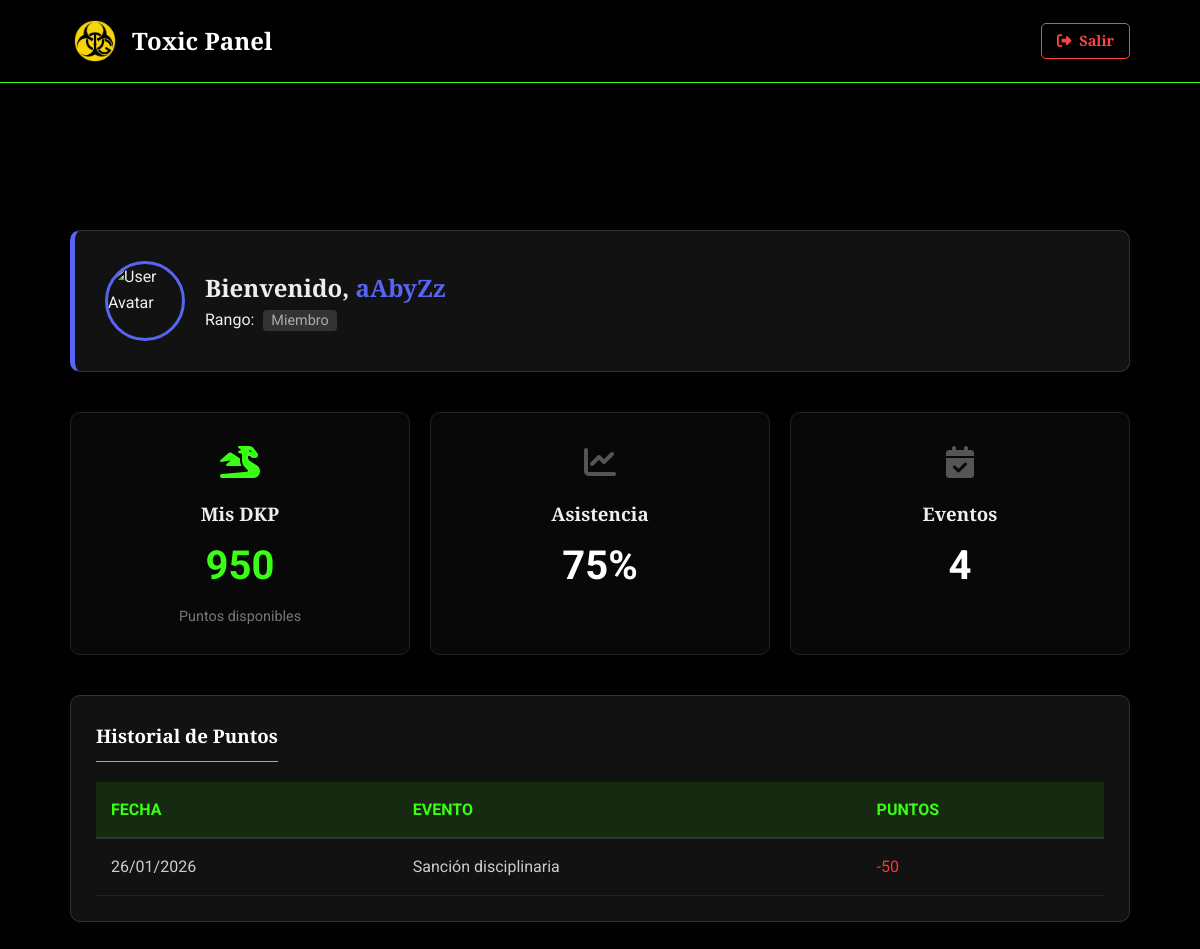
Before: /panel/ (signed in) with the older database file.
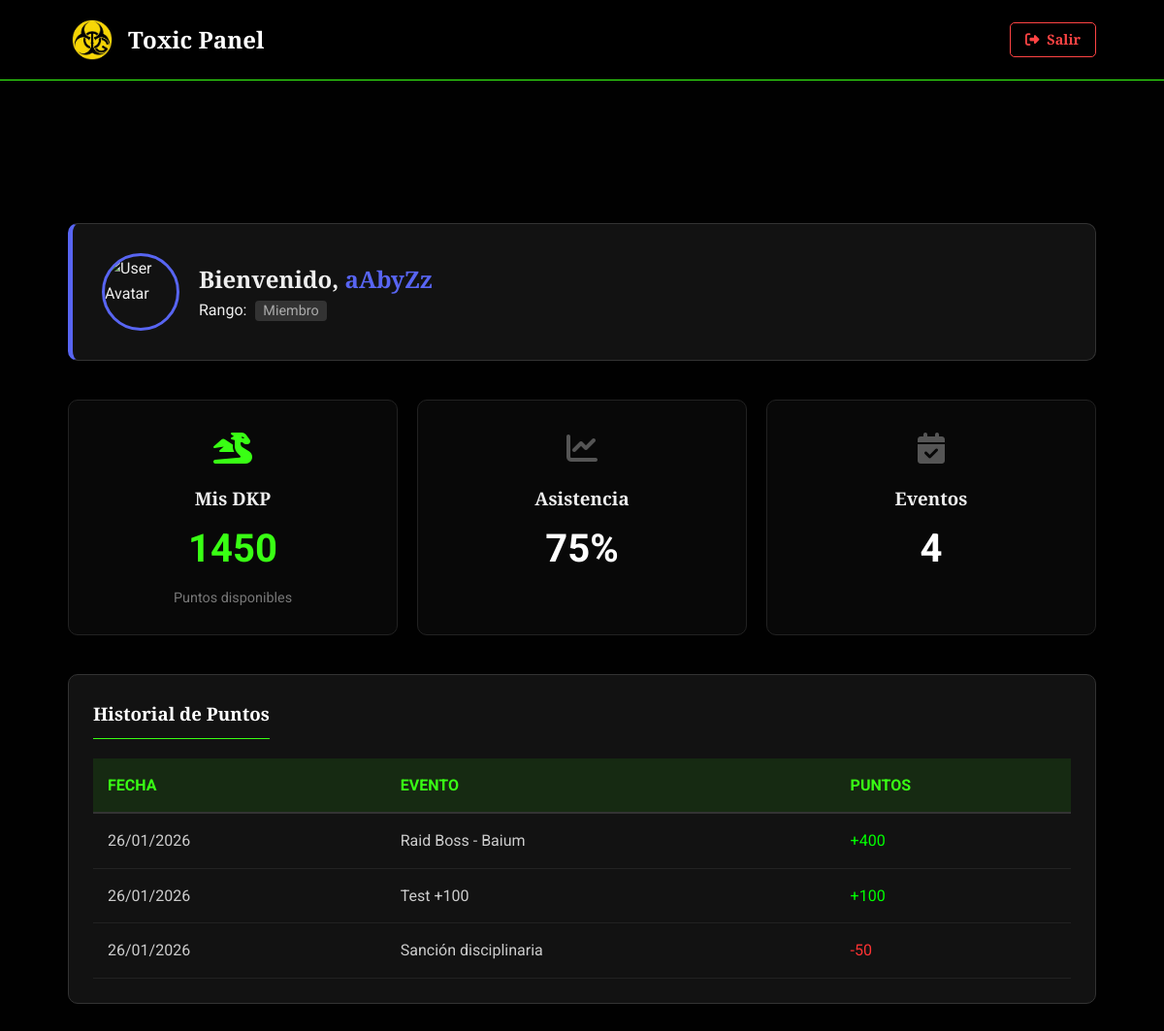
After: the same page with the newer database file.
### web/models.py (models this page shows, shortened)
class Perfil(models.Model):
    usuario = models.OneToOneField(User, on_delete=models.CASCADE, verbose_name="Usuario")
    discord_id = models.CharField(max_length=100, blank=True, null=True, verbose_name="ID Discord")
    avatar_url = models.URLField(max_length=500, blank=True, null=True, verbose_name="Link Avatar")
    rango = models.CharField(max_length=50, default="Miembro", verbose_name="Rango del Clan")
    dkp_actuales = models.IntegerField(default=0, verbose_name="Puntos DKP")
    asistencia_porcentaje = models.IntegerField(default=0, verbose_name="% Asistencia")
    eventos_participados = models.IntegerField(default=0, verbose_name="Raids Totales")
    class Meta:
        verbose_name = "Perfil de Jugador"
        verbose_name_plural = "Perfiles de Jugadores"

class HistorialDKP(models.Model):
    perfil = models.ForeignKey(Perfil, on_delete=models.CASCADE, verbose_name="Jugador")
    fecha = models.DateTimeField(auto_now_add=True, verbose_name="Fecha y Hora")
    evento = models.CharField(max_length=200, verbose_name="Motivo / Evento")
    cantidad = models.IntegerField(verbose_name="Cantidad de Puntos")
    class Meta:
        verbose_name = "Registro de Historial"
        verbose_name_plural = "Historial de Puntos"
        ordering = ['-fecha'] # Ordena siempre del más reciente al más antiguo

### web/views.py (the view)
# urls.py: path('panel/', views.panel, name='panel'),
@login_required
def panel(request):
    try:
        perfil_usuario = Perfil.objects.get(usuario=request.user)
        historial = HistorialDKP.objects.filter(perfil=perfil_usuario).order_by('-fecha')[:10]
        context = {
            'perfil': perfil_usuario,
            'historial': historial
        }
    except Perfil.DoesNotExist:
        context = {
            'error': 'Tu cuenta no tiene un Perfil de Jugador activo. Contacta a un Administrador.'
        }
    return render(request, 'web/panel.html', context)

### web/templates/web/panel.html (shortened to what this page needs)
{% extends 'web/base.html' %}
{% load static %}
{% block body_class %}modo-panel{% endblock %}
{% block content %}
    <header>
        <div class="container nav-container">
            <a href="{% url 'index' %}" class="logo">
                <img src="{% static 'web/assets/img_Icon_1.png' %}" alt="Logo" class="logo-icon">
                Toxic Panel
            </a>
            <nav>
                <a href="{% url 'logout' %}" class="nav-link btn-logout">
                    <i class="fa-solid fa-right-from-bracket"></i> Salir
                </a>
            </nav>
        </div>
    </header>
    <section class="panel-section">
        <div class="container">
            {% if error %}
                <div style="background: #ff3333; color: white; padding: 20px; border-radius: 10px; margin-bottom: 20px; text-align: center;">
                    <i class="fa-solid fa-triangle-exclamation"></i> {{ error }}
                </div>
            {% else %}
                <div class="user-profile-box">
                    <div class="profile-header">
                        <img src="https://cdn.discordapp.com/embed/avatars/0.png" alt="User Avatar" class="discord-avatar">
                        <div class="profile-info">
                            <h2>Bienvenido, <span class="username">{{ perfil.usuario.username }}</span></h2>
                            <p class="rank">Rango: <span class="rank-badge">{{ perfil.rango }}</span></p>
                        </div>
                    </div>
                </div>
                <div class="stats-grid">
                    <div class="stat-card dkp-card">
                        <div class="icon-stat"><i class="fa-solid fa-dragon"></i></div>
                        <h3>Mis DKP</h3>
                        <p class="number">{{ perfil.dkp_actuales }}</p>
                        <span class="subtext">Puntos disponibles</span>
                    </div>
                    <div class="stat-card">
                        <div class="icon-stat"><i class="fa-solid fa-chart-line"></i></div>
                        <h3>Asistencia</h3>
                        <p class="number">{{ perfil.asistencia_porcentaje }}%</p>
                    </div>
                    <div class="stat-card">
                        <div class="icon-stat"><i class="fa-solid fa-calendar-check"></i></div>
                        <h3>Eventos</h3>
                        <p class="number">{{ perfil.eventos_participados }}</p>
                    </div>
                </div>
                <div class="history-table-box">
                    <h3>Historial de Puntos</h3>
                    <table>
                        <thead>
                            <tr>
                                <th>Fecha</th>
                                <th>Evento</th>
                                <th>Puntos</th>
                            </tr>
                        </thead>
                        <tbody>
                            {% for movimiento in historial %}
                            <tr>
                                <td>{{ movimiento.fecha|date:"d/m/Y" }}</td>
                                <td>{{ movimiento.evento }}</td>
                                <td>
                                    {% if movimiento.cantidad > 0 %}
                                        <span style="color: #00ff00;">+{{ movimiento.cantidad }}</span>
                                    {% else %}
                                        <span style="color: #ff3333;">{{ movimiento.cantidad }}</span>
                                    {% endif %}
                                </td>
                            </tr>
                            {% empty %}
                            <tr>
                                <td colspan="3" style="text-align: center; color: #666; padding: 20px;">
                                    Aún no tienes actividad registrada.
                                </td>
                            </tr>
                            {% endfor %}
                        </tbody>
                    </table>
                </div>
            {% endif %}
        </div>
    </section>
{% endblock %}

### web/templates/web/base.html (shortened to what this page needs)
{% load static %}
<!DOCTYPE html>
<html lang="es">
<head>
    <link rel="stylesheet" href="{% static 'web/style.css' %}">
    <link rel="stylesheet" href="https://cdnjs.cloudflare.com/ajax/libs/font-awesome/6.4.0/css/all.min.css">
</head>
<body class="{% block body_class %}{% endblock %}">
    {% block content %}{% endblock %}
</body>
</html>

### web/static/web/style.css (style rules this page uses)
:root { --color-toxic: #39ff14; --color-discord: #5865F2; --color-dark: #050505; --color-panel: rgba(20, 20, 20, 0.95); --color-border: #333; --font-gamer: 'Cinzel', serif; --font-text: 'Roboto', sans-serif; }
html { scroll-behavior: smooth; scroll-padding-top: 85px; }
* { margin: 0; padding: 0; box-sizing: border-box; }
body { font-family: var(--font-text); line-height: 1.6; color: #eee; padding-top: 80px; background-color: var(--color-dark); position: relative; }
body::before { content: ""; position: fixed; top: 0; left: 0; width: 100%; height: 100%; z-index: -1; background: url('assets/img_Fondo_Principal.png') center/cover no-repeat; filter: grayscale(100%) brightness(0.4); }
h1, h2, h3, .nav-link, .btn-cta, .logo, .btn-login { font-family: var(--font-gamer); font-weight: 700; }
a { text-decoration: none; color: inherit; transition: 0.3s; }
.container { max-width: 1100px; margin: 0 auto; padding: 0 20px; }
header { background: #111; padding: 1rem 0; position: fixed; width: 100%; top: 0; left: 0; z-index: 1000; transition: all 0.3s ease; border-bottom: 1px solid var(--color-border); }
.nav-container { display: flex; justify-content: space-between; align-items: center; }
.logo { font-size: 1.5rem; color: #fff; z-index: 1001; display: flex; align-items: center; gap: 12px; }
.logo-icon { height: 50px; width: auto; transition: transform 0.3s ease; }
.nav-link { color: #fff; font-size: 1.1rem; position: relative; }
.nav-link::after { content: ''; position: absolute; width: 100%; height: 2px; bottom: -5px; left: 0; background-color: var(--color-toxic); transform: scaleX(0); transition: transform 0.3s ease-out; }
.nav-link.btn-admin::after, .nav-link.btn-logout::after { display: none !important; }
.btn-logout { border: 1px solid #ff4444; color: #ff4444 !important; padding: 5px 15px; border-radius: 5px; transition: 0.3s; font-size: 0.9rem; display: inline-flex; align-items: center; gap: 8px; }
.panel-section { padding-top: 150px; padding-bottom: 80px; min-height: 100vh; }
body.modo-panel header { background: rgba(0,0,0,0.8); border-bottom: 1px solid var(--color-toxic); }
.user-profile-box { background: var(--color-panel); border: 1px solid var(--color-border); border-left: 5px solid var(--color-discord); padding: 30px; border-radius: 10px; margin-bottom: 40px; }
.profile-header { display: flex; align-items: center; gap: 20px; }
.discord-avatar { width: 80px; height: 80px; border-radius: 50%; border: 3px solid var(--color-discord); object-fit: cover; }
.username { color: var(--color-discord); font-weight: bold; font-size: 1.5rem; }
.rank-badge { background: #333; padding: 2px 8px; border-radius: 4px; font-size: 0.9rem; color: #aaa; margin-left: 5px; }
.stats-grid { display: grid; grid-template-columns: repeat(auto-fit, minmax(250px, 1fr)); gap: 20px; margin-bottom: 40px; }
.stat-card { background: rgba(10,10,10,0.8); padding: 25px; border: 1px solid #222; border-radius: 10px; text-align: center; transition: transform 0.3s; }
.icon-stat { font-size: 2rem; margin-bottom: 10px; color: #555; }
.number { font-size: 2.5rem; font-weight: bold; color: #fff; margin: 5px 0; }
.subtext { font-size: 0.9rem; color: #777; }
.dkp-card .number, .dkp-card .icon-stat { color: var(--color-toxic); }
.history-table-box { background: var(--color-panel); padding: 25px; border-radius: 10px; margin-top: 30px; border: 1px solid var(--color-border); }
.history-table-box h3 { color: #fff; margin-bottom: 20px; border-bottom: 1px solid var(--color-toxic); display: inline-block; padding-bottom: 10px; }
table { width: 100%; border-collapse: collapse; color: #ccc; }
thead tr { background-color: rgba(57, 255, 20, 0.1); }
th { text-align: left; padding: 15px; color: var(--color-toxic); text-transform: uppercase; border-bottom: 2px solid #333; }
td { padding: 15px; border-bottom: 1px solid #222; }

Changed rows visible on the page:
changed Perfil "Miembro": dkp_actuales "950" → "1450"
added HistorialDKP: fecha "26/01/2026", evento "Raid Boss - Baium", cantidad "400"
added HistorialDKP: fecha "26/01/2026", evento "Test +100", cantidad "100"
